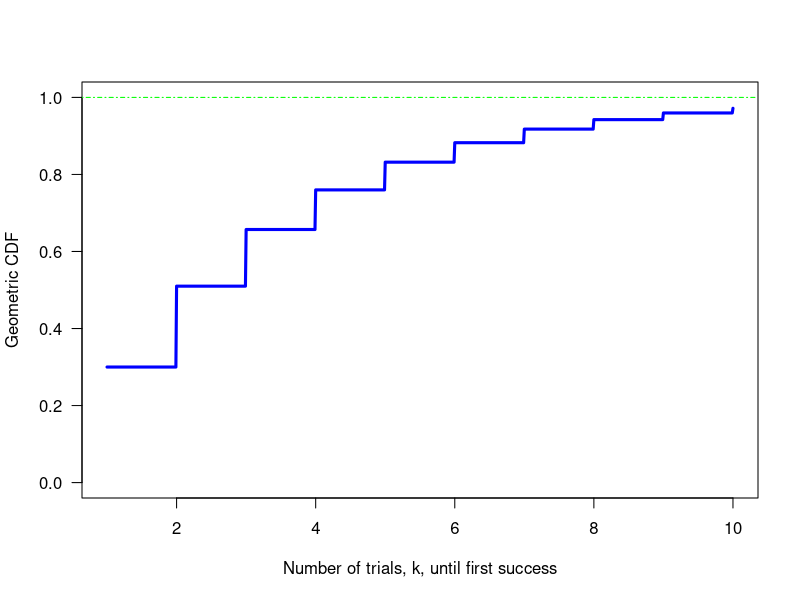

The R script that drew this image:
print('file: PDsPDFsGeometricCDFexample.R')
# geometric CDF
h = 0.3        # probability of success in a single trial
k = seq(1,10,0.01)  # number of trials until first success
CDFgeo = pgeom(k-1,h)
# dgeom(x, prob, log = FALSE)
# x  vector of quantiles representing the number of failures in a sequence 
#    of Bernoulli trials before success occurs.
# Remark: number of failures before success = k-1 where 
#         k = number of trials until first success
# png('GeometricCDF170214.png',width=16,height=12,units='cm',res=300)
plot(k,CDFgeo,type='l',lwd=3,col='blue',xlab='Number of trials, k, until first success',
     ylab='Geometric CDF',las=1,cex=0.4,ylim=c(0,1))
abline(h=1,col='green',lty=4)
# dev.off()
